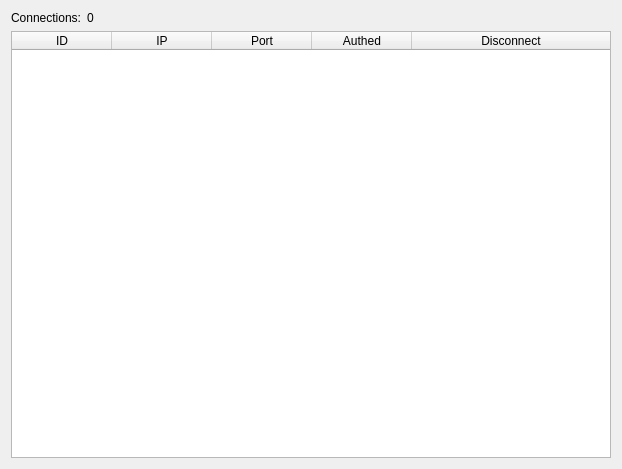
<?xml version="1.0" encoding="UTF-8"?>
<ui version="4.0">
 <class>ConnectionsPage</class>
 <widget class="QWidget" name="ConnectionsPage">
  <property name="geometry">
   <rect>
    <x>0</x>
    <y>0</y>
    <width>622</width>
    <height>469</height>
   </rect>
  </property>
  <property name="windowTitle">
   <string>Form</string>
  </property>
  <layout class="QFormLayout" name="formLayout">
   <item row="0" column="0">
    <widget class="QLabel" name="label">
     <property name="text">
      <string>Connections:</string>
     </property>
    </widget>
   </item>
   <item row="0" column="1">
    <widget class="QLabel" name="label_connected_clients_count">
     <property name="text">
      <string>0</string>
     </property>
    </widget>
   </item>
   <item row="1" column="0" colspan="2">
    <widget class="QTableWidget" name="connected_clients">
     <attribute name="horizontalHeaderVisible">
      <bool>true</bool>
     </attribute>
     <attribute name="horizontalHeaderCascadingSectionResizes">
      <bool>false</bool>
     </attribute>
     <attribute name="horizontalHeaderHighlightSections">
      <bool>true</bool>
     </attribute>
     <attribute name="horizontalHeaderShowSortIndicator" stdset="0">
      <bool>false</bool>
     </attribute>
     <attribute name="horizontalHeaderStretchLastSection">
      <bool>true</bool>
     </attribute>
     <attribute name="verticalHeaderCascadingSectionResizes">
      <bool>true</bool>
     </attribute>
     <column>
      <property name="text">
       <string>ID</string>
      </property>
     </column>
     <column>
      <property name="text">
       <string>IP</string>
      </property>
     </column>
     <column>
      <property name="text">
       <string>Port</string>
      </property>
     </column>
     <column>
      <property name="text">
       <string>Authed</string>
      </property>
     </column>
     <column>
      <property name="text">
       <string>Disconnect</string>
      </property>
     </column>
    </widget>
   </item>
  </layout>
 </widget>
 <resources/>
 <connections/>
</ui>
